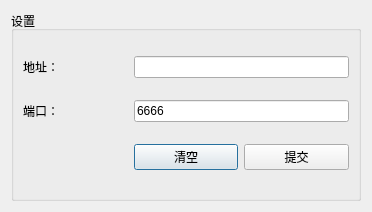
<?xml version="1.0" encoding="UTF-8"?>
<ui version="4.0">
 <class>Dialog</class>
 <widget class="QDialog" name="Dialog">
  <property name="geometry">
   <rect>
    <x>0</x>
    <y>0</y>
    <width>372</width>
    <height>212</height>
   </rect>
  </property>
  <property name="windowTitle">
   <string>无线连接设置</string>
  </property>
  <layout class="QGridLayout" name="gridLayout_2">
   <item row="0" column="0">
    <widget class="QGroupBox" name="groupBox">
     <property name="title">
      <string>设置</string>
     </property>
     <layout class="QGridLayout" name="gridLayout">
      <item row="0" column="0">
       <widget class="QLabel" name="label_3">
        <property name="text">
         <string>地址：</string>
        </property>
       </widget>
      </item>
      <item row="0" column="1" colspan="2">
       <widget class="QLineEdit" name="txtAddress"/>
      </item>
      <item row="1" column="0">
       <widget class="QLabel" name="label_4">
        <property name="text">
         <string>端口：</string>
        </property>
       </widget>
      </item>
      <item row="1" column="1" colspan="2">
       <widget class="QLineEdit" name="txtPort">
        <property name="text">
         <string>6666</string>
        </property>
       </widget>
      </item>
      <item row="2" column="1">
       <widget class="QPushButton" name="btnClear">
        <property name="maximumSize">
         <size>
          <width>120</width>
          <height>16777215</height>
         </size>
        </property>
        <property name="text">
         <string>清空</string>
        </property>
       </widget>
      </item>
      <item row="2" column="2">
       <widget class="QPushButton" name="btnSubmit">
        <property name="maximumSize">
         <size>
          <width>120</width>
          <height>16777215</height>
         </size>
        </property>
        <property name="text">
         <string>提交</string>
        </property>
       </widget>
      </item>
     </layout>
    </widget>
   </item>
  </layout>
 </widget>
 <resources/>
 <connections/>
</ui>
